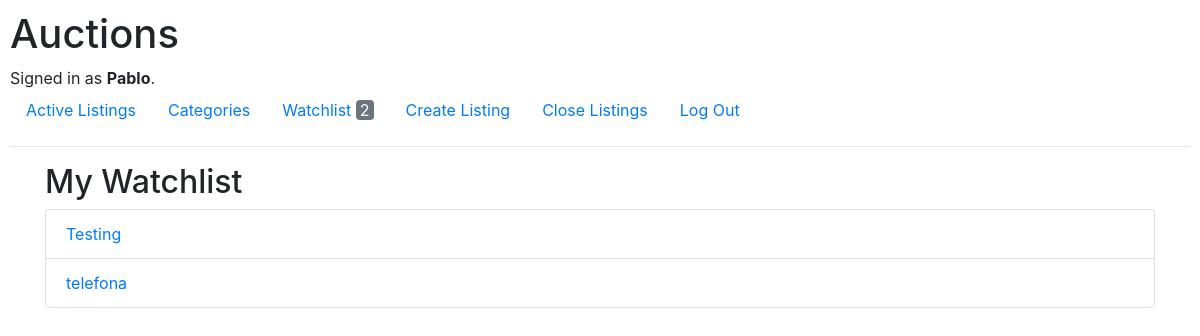
/watchlist (signed in), run on an earlier commit of the app's database.
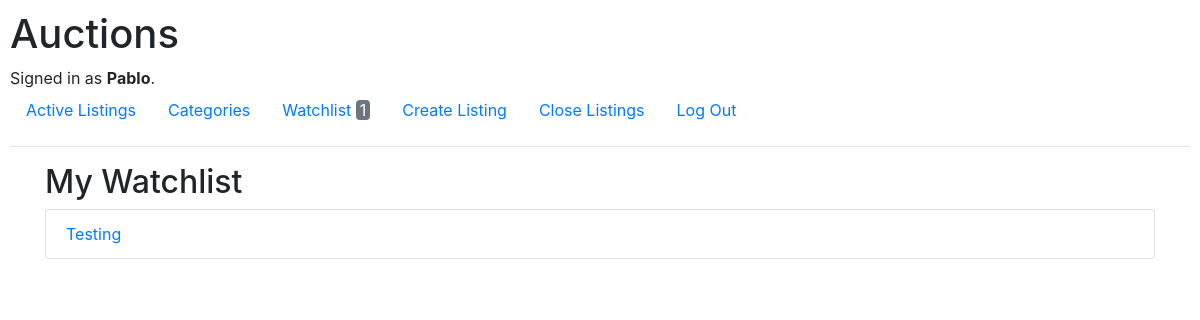
And on a later commit of the database.
### auctions/models.py (models this page shows, shortened)
class Watchlist(models.Model):
    user = models.ForeignKey(User, on_delete=models.CASCADE, related_name="watchlist")
    listing = models.ForeignKey(Listing, on_delete=models.CASCADE, related_name="watched_by")
    class Meta:
        unique_together = ('user', 'listing')  # Prevents duplicate watchlist entries for the same user and listing

class Listing(models.Model):
    title = models.CharField(max_length=100)
    description = models.TextField()
    starting_bid = models.DecimalField(max_digits=10, decimal_places=2)
    current_price = models.DecimalField(max_digits=10, decimal_places=2, null=True, blank=True)
    image_url = models.URLField(blank=True, null=True)
    category = models.ForeignKey(Category, on_delete=models.SET_NULL, null=True, blank=True)
    created_by = models.ForeignKey(User, on_delete=models.CASCADE, related_name="listings")
    active = models.BooleanField(default=True)  # True if auction is active
    created_at = models.DateTimeField(auto_now_add=True)

### auctions/views.py (the view)
# urls.py: path("watchlist", views.watchlist, name="watchlist"),
@login_required
def watchlist(request):
    watchlist_items = Watchlist.objects.filter(user=request.user)
    return render(request, "auctions/watchlist.html", {"watchlist": watchlist_items})

### auctions/views.py (called while the page is built)
def datos_globales(request):
    count = 0
    if request.user.is_authenticated:
        watchlist_items = Watchlist.objects.filter(user=request.user)
        count = watchlist_items.count()
    return {
        'count_watch_list': count
    }

### auctions/templates/auctions/watchlist.html (shortened to what this page needs)
{% extends "auctions/layout.html" %}
{% block body %}
<div class="container">
  <h2>My Watchlist</h2>
  <ul class="list-group">
    {% for item in watchlist %}
      <li class="list-group-item">
        <a href="{% url 'listing_page' item.listing.id %}">{{ item.listing.title }}</a>
      </li>
    {% empty %}
      <p>Your watchlist is empty.</p>
    {% endfor %}
  </ul>
</div>
{% endblock %}

### auctions/templates/auctions/layout.html (shortened to what this page needs)
{% load static %}
<!DOCTYPE html>
<html lang="en">
  <head>
    <link
      rel="stylesheet"
      href="https://stackpath.bootstrapcdn.com/bootstrap/4.4.1/css/bootstrap.min.css"
    />
    <link href="{% static 'auctions/styles.css' %}" rel="stylesheet" />
  </head>
  <body>
    <h1>Auctions</h1>
    <div>
        {% if user.is_authenticated %}
          Signed in as <strong>{{ user.username }}</strong>.
        {% else %}
          Not signed in.
        {% endif %}
      </div>
      <ul class="nav">
        <li class="nav-item">
          <a class="nav-link" href="{% url 'index' %}">Active Listings</a>
        </li>
        {% if user.is_authenticated %}
          <li class="nav-item">
            <a class="nav-link" href="{% url 'categories' %}">Categories</a>
          </li>
          {% if count_watch_list > 0 %}
          <li class="nav-item">
            <a class="nav-link" href="{% url 'watchlist' %}">Watchlist <span class="text-white bg-secondary px-1 rounded">{{ count_watch_list }}</span></a>
          </li>
          {% else %}
          <li class="nav-item">
            <a class="nav-link" href="{% url 'watchlist' %}">Watchlist</a>
          </li>
          {% endif %}
          <li class="nav-item">
            <a class="nav-link" href="{% url 'create_listing' %}">Create Listing</a>
          </li>
          <li class="nav-item">
            <a class="nav-link" href="{% url 'close_listings' %}">Close Listings</a>
          </li>
          <li class="nav-item">
            <a class="nav-link" href="{% url 'logout' %}">Log Out</a>
          </li>
        {% endif %}
      </ul>
      <hr />
    {% block body %}
    {% endblock %}
  </body>
</html>

What changed in the data, as far as the page shows it:
removed Watchlist: listing "telefona"
Also different on the page:
{{ count_watch_list }}: "2" → "1"
